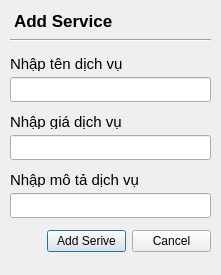
<?xml version="1.0" encoding="UTF-8"?>
<ui version="4.0">
 <class>AddService</class>
 <widget class="QDialog" name="AddService">
  <property name="geometry">
   <rect>
    <x>0</x>
    <y>0</y>
    <width>221</width>
    <height>275</height>
   </rect>
  </property>
  <property name="windowTitle">
   <string>Dialog</string>
  </property>
  <widget class="Line" name="line">
   <property name="geometry">
    <rect>
     <x>10</x>
     <y>30</y>
     <width>201</width>
     <height>20</height>
    </rect>
   </property>
   <property name="orientation">
    <enum>Qt::Orientation::Horizontal</enum>
   </property>
  </widget>
  <widget class="QLabel" name="label_4">
   <property name="geometry">
    <rect>
     <x>10</x>
     <y>10</y>
     <width>161</width>
     <height>21</height>
    </rect>
   </property>
   <property name="font">
    <font>
     <pointsize>13</pointsize>
     <bold>true</bold>
    </font>
   </property>
   <property name="text">
    <string> Add Service</string>
   </property>
  </widget>
  <widget class="QWidget" name="">
   <property name="geometry">
    <rect>
     <x>10</x>
     <y>50</y>
     <width>201</width>
     <height>211</height>
    </rect>
   </property>
   <layout class="QVBoxLayout" name="verticalLayout_4">
    <item>
     <layout class="QVBoxLayout" name="verticalLayout">
      <item>
       <widget class="QLabel" name="label">
        <property name="maximumSize">
         <size>
          <width>16777215</width>
          <height>15</height>
         </size>
        </property>
        <property name="font">
         <font>
          <pointsize>11</pointsize>
         </font>
        </property>
        <property name="text">
         <string>Nhập tên dịch vụ</string>
        </property>
       </widget>
      </item>
      <item>
       <widget class="QLineEdit" name="newname">
        <property name="minimumSize">
         <size>
          <width>0</width>
          <height>25</height>
         </size>
        </property>
        <property name="placeholderText">
         <string/>
        </property>
       </widget>
      </item>
     </layout>
    </item>
    <item>
     <layout class="QVBoxLayout" name="verticalLayout_2">
      <item>
       <widget class="QLabel" name="label_2">
        <property name="maximumSize">
         <size>
          <width>16777215</width>
          <height>15</height>
         </size>
        </property>
        <property name="font">
         <font>
          <pointsize>11</pointsize>
         </font>
        </property>
        <property name="text">
         <string>Nhập giá dịch vụ</string>
        </property>
       </widget>
      </item>
      <item>
       <widget class="QLineEdit" name="newprice">
        <property name="minimumSize">
         <size>
          <width>0</width>
          <height>25</height>
         </size>
        </property>
        <property name="placeholderText">
         <string/>
        </property>
       </widget>
      </item>
     </layout>
    </item>
    <item>
     <layout class="QVBoxLayout" name="verticalLayout_3">
      <item>
       <widget class="QLabel" name="label_3">
        <property name="maximumSize">
         <size>
          <width>16777215</width>
          <height>15</height>
         </size>
        </property>
        <property name="font">
         <font>
          <pointsize>11</pointsize>
         </font>
        </property>
        <property name="text">
         <string>Nhập mô tả dịch vụ</string>
        </property>
       </widget>
      </item>
      <item>
       <widget class="QLineEdit" name="newdes">
        <property name="minimumSize">
         <size>
          <width>0</width>
          <height>25</height>
         </size>
        </property>
        <property name="placeholderText">
         <string/>
        </property>
       </widget>
      </item>
     </layout>
    </item>
    <item>
     <layout class="QHBoxLayout" name="horizontalLayout_2">
      <item>
       <spacer name="horizontalSpacer">
        <property name="orientation">
         <enum>Qt::Orientation::Horizontal</enum>
        </property>
        <property name="sizeHint" stdset="0">
         <size>
          <width>40</width>
          <height>20</height>
         </size>
        </property>
       </spacer>
      </item>
      <item>
       <layout class="QHBoxLayout" name="horizontalLayout">
        <item>
         <widget class="QPushButton" name="AddSerbtn">
          <property name="minimumSize">
           <size>
            <width>55</width>
            <height>18</height>
           </size>
          </property>
          <property name="styleSheet">
           <string notr="true">QPushButton{
/background-color: #34D481;
/color:white;
/border:none;
/border-radius: 8px;
/font-weight:bold;
/font-size: 10px;
}</string>
          </property>
          <property name="text">
           <string>Add Serive</string>
          </property>
          <property name="checkable">
           <bool>true</bool>
          </property>
         </widget>
        </item>
        <item>
         <widget class="QPushButton" name="pushButton_2">
          <property name="minimumSize">
           <size>
            <width>18</width>
            <height>18</height>
           </size>
          </property>
          <property name="styleSheet">
           <string notr="true">QPushButton{
/background-color: #585858;
/color:white;
/border:none;
/border-radius: 8px;
/font-weight:bold;
/font-size: 10px;
}</string>
          </property>
          <property name="text">
           <string>Cancel</string>
          </property>
          <property name="checkable">
           <bool>true</bool>
          </property>
         </widget>
        </item>
       </layout>
      </item>
     </layout>
    </item>
   </layout>
  </widget>
 </widget>
 <resources/>
 <connections/>
</ui>
